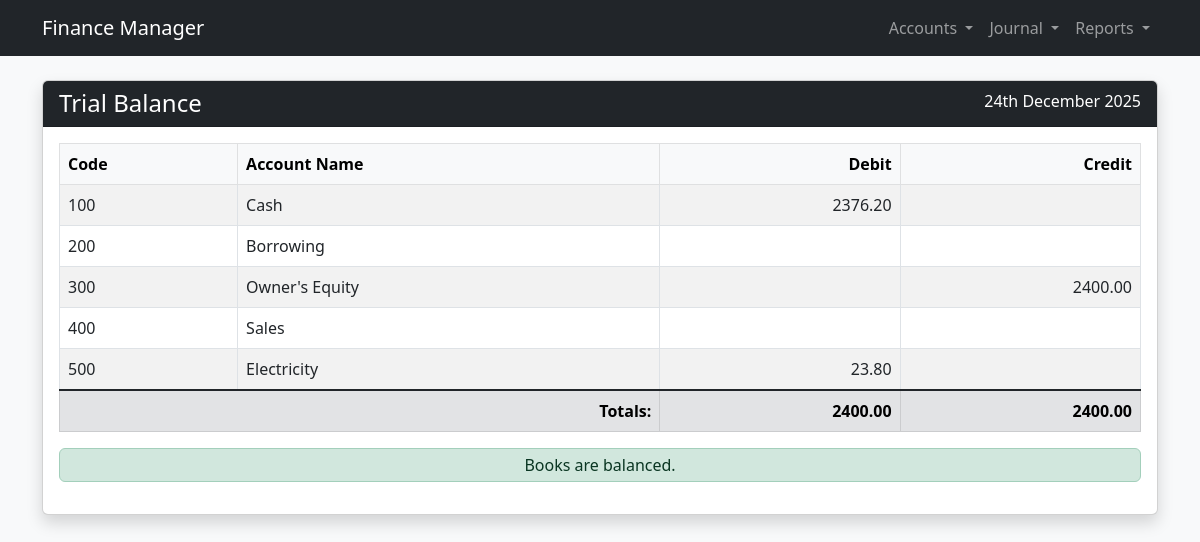
/accounts/report/trial-balance/, run on the app's committed database.
### accounts/models.py (models this page shows, shortened)
class Account(models.Model):
    ACCOUNT_TYPES = [
        ('ASSET', 'Asset'),
        ('LIABILITY', 'Liability'),
        ('EQUITY', 'Equity'),
        ('REVENUE', 'Revenue'),
        ('EXPENSE', 'Expense'),
    ]
    code = models.CharField(max_length=20, unique=True, help_text="e.g., 1001")
    name = models.CharField(max_length=100, help_text="e.g., Cash on Hand")
    type = models.CharField(max_length=10, choices=ACCOUNT_TYPES)
    balance = models.DecimalField(max_digits=15, decimal_places=2, default=0.00)
    created_at = models.DateTimeField(auto_now_add=True)

### accounts/views.py (the view)
# urls.py: path('report/trial-balance/', views.trial_balance, name='trial_balance'),
def trial_balance(request):
    accounts = Account.objects.all().order_by('code')
    total_dr = 0
    total_cr = 0
    account_list = []
    for acct in accounts:
        dr = 0
        cr = 0
        if acct.type in ['ASSET', 'EXPENSE']:
            dr = acct.balance
            total_dr += dr
        else:
            cr = acct.balance
            total_cr += cr
        account_list.append({
            'code': acct.code,
            'name': acct.name,
            'debit': dr,
            'credit': cr
        })
    context = {
        'accounts': account_list,
        'total_dr': total_dr,
        'total_cr': total_cr,
    }
    return render(request, 'accounts/trial_balance.html', context)

### accounts/templates/accounts/trial_balance.html
{% extends 'accounts/base.html' %}
{% block content %}
<div class="card shadow">
    <div class="card-header bg-dark text-white d-flex justify-content-between">
        <h4 class="mb-0">Trial Balance</h4>
        <span>{% now "jS F Y" %}</span>
    </div>
    <div class="card-body">
        <table class="table table-bordered table-striped">
            <thead class="table-light">
                <tr>
                    <th>Code</th>
                    <th>Account Name</th>
                    <th class="text-end">Debit</th>
                    <th class="text-end">Credit</th>
                </tr>
            </thead>
            <tbody>
                {% for acct in accounts %}
                <tr>
                    <td>{{ acct.code }}</td>
                    <td>{{ acct.name }}</td>
                    <td class="text-end">
                        {% if acct.debit > 0 %}{{ acct.debit|floatformat:2 }}{% endif %}
                    </td>
                    <td class="text-end">
                        {% if acct.credit > 0 %}{{ acct.credit|floatformat:2 }}{% endif %}
                    </td>
                </tr>
                {% endfor %}
            </tbody>
            <tfoot class="table-group-divider fw-bold">
                <tr class="table-secondary">
                    <td colspan="2" class="text-end">Totals:</td>
                    <td class="text-end">{{ total_dr|floatformat:2 }}</td>
                    <td class="text-end">{{ total_cr|floatformat:2 }}</td>
                </tr>
            </tfoot>
        </table>
        {% if total_dr != total_cr %}
        <div class="alert alert-danger text-center">
            <strong>Warning:</strong> Trial Balance is out of balance!
        </div>
        {% else %}
        <div class="alert alert-success text-center py-1">
            Books are balanced.
        </div>
        {% endif %}
    </div>
</div>
{% endblock %}

### data on the page
Account: code "100", name "Cash", debit "2376.20"
Account: code "200", name "Borrowing"
Account: code "300", name "Owner's Equity", credit "2400.00"
Account: code "400", name "Sales"
Account: code "500", name "Electricity", debit "23.80"

### other printed values
{{ total_dr|floatformat:2 }} "2400.00"
{{ total_cr|floatformat:2 }} "2400.00"
